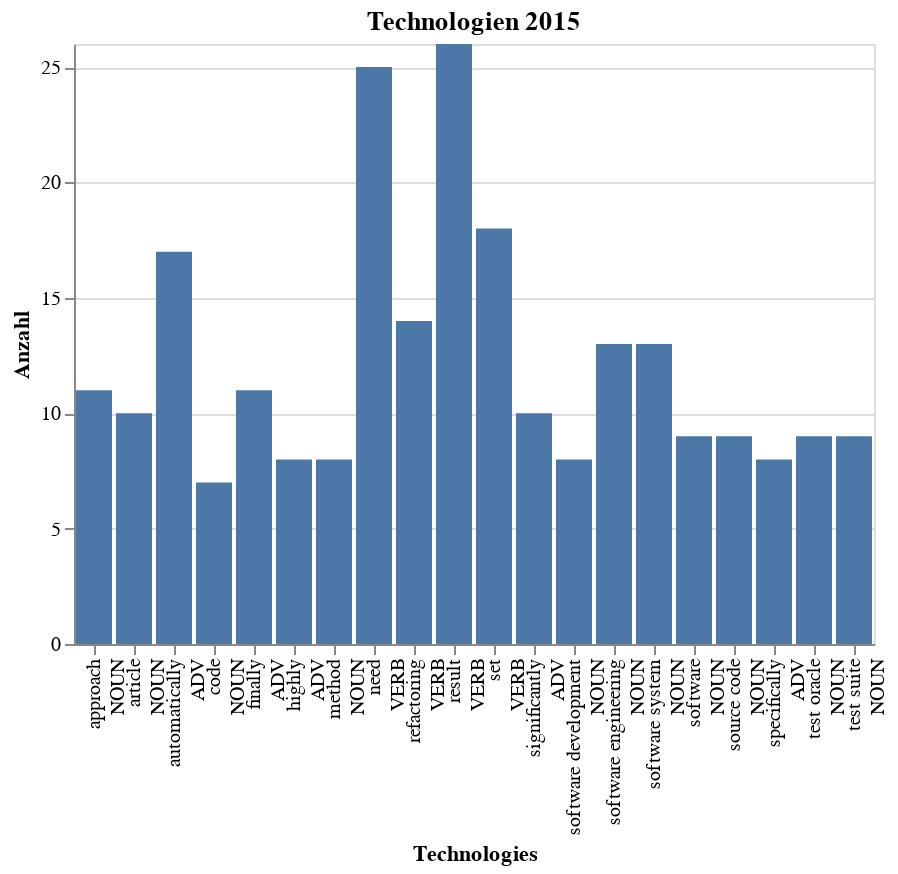

This figure's notebook cell:
### Markdown cell above
### Balkendiagramm 2015

### Code cell
year = 2015
d = data_words[year].nlargest(anzahl_top_topics).sort_values(ascending=False)
source = pd.DataFrame({'Technologies': d.index,
                            'Anzahl': d})
alt.Chart(source).mark_bar().encode(
        x='Technologies:O',
        y='Anzahl:Q'
    ).properties(
    title=f'Technologien {year}')

### Figure 1 — Vega-Lite specification as saved in the notebook (floating-point values rounded to 4 significant figures)
{"config": {"view": {"continuousWidth": 400, "continuousHeight": 300}}, "data": {"name": "data-e5ab0028efce6775c98895b83b30a89e"}, "mark": "bar", "encoding": {"x": {"type": "ordinal", "field": "Technologies"}, "y": {"type": "quantitative", "field": "Anzahl"}}, "title": "Technologien 2015", "$schema": "https://vega.github.io/schema/vega-lite/v4.8.1.json", "datasets": {"data-e5ab0028efce6775c98895b83b30a89e": [{"Technologies": ["result", "VERB"], "Anzahl": 26}, {"Technologies": ["need", "VERB"], "Anzahl": 25}, {"Technologies": ["set", "VERB"], "Anzahl": 18}, {"Technologies": ["automatically", "ADV"], "Anzahl": 17}, {"Technologies": ["refactoring", "VERB"], "Anzahl": 14}, {"Technologies": ["software engineering", "NOUN"], "Anzahl": 13}, {"Technologies": ["software system", "NOUN"], "Anzahl": 13}, {"Technologies": ["finally", "ADV"], "Anzahl": 11}, {"Technologies": ["approach", "NOUN"], "Anzahl": 11}, {"Technologies": ["article", "NOUN"], "Anzahl": 10}, {"Technologies": ["significantly", "ADV"], "Anzahl": 10}, {"Technologies": ["software", "NOUN"], "Anzahl": 9}, {"Technologies": ["source code", "NOUN"], "Anzahl": 9}, {"Technologies": ["test oracle", "NOUN"], "Anzahl": 9}, {"Technologies": ["test suite", "NOUN"], "Anzahl": 9}, {"Technologies": ["specifically", "ADV"], "Anzahl": 8}, {"Technologies": ["highly", "ADV"], "Anzahl": 8}, {"Technologies": ["method", "NOUN"], "Anzahl": 8}, {"Technologies": ["software development", "NOUN"], "Anzahl": 8}, {"Technologies": ["code", "NOUN"], "Anzahl": 7}]}}
